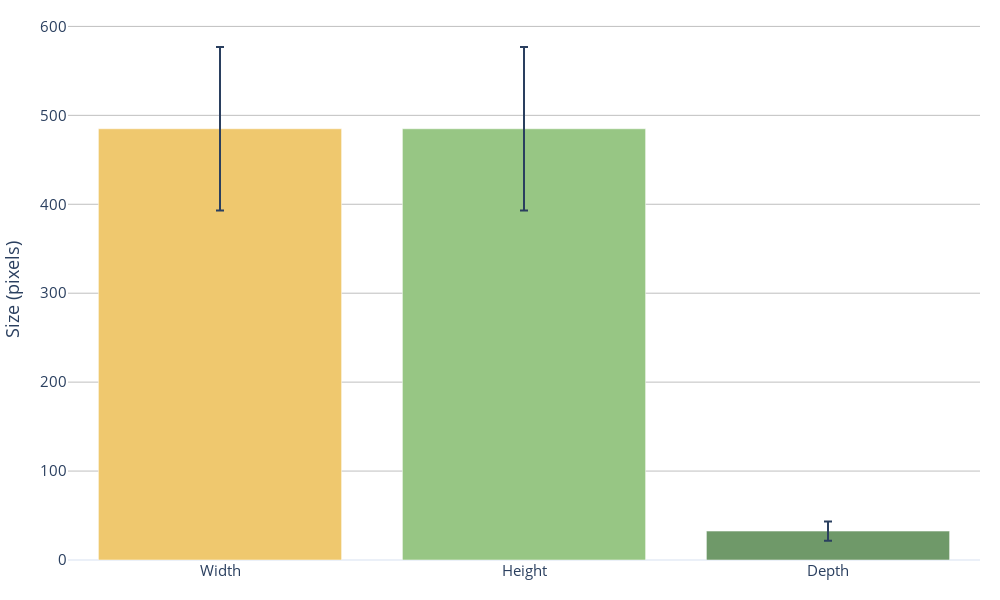

Write notebook code for a chart like this one.
### Code cell
plot_size_variability_plotly(['Width', 'Height', 'Depth'],
                            [mean_width_axial, mean_height_axial, mean_depth_axial],
                            [std_width_axial, std_height_axial, std_depth_axial], 
                            colors,
                            'T2w Axial',
                            save_as_pdf=True)

### Figure 1 — Plotly figure (JSON) as saved in the notebook; plotly's stock layout.template omitted (floating-point values rounded to 4 significant figures)
{"data": [{"error_y": {"array": [91.96, 91.96, 10.88], "type": "data", "visible": true}, "marker": {"color": ["#efc86e", "#97c684", "#6f9969", "#aab5d5", "#808fe1", "#5c66a8", "#454a74"]}, "type": "bar", "x": ["Width", "Height", "Depth"], "y": [484.9, 484.9, 32.52]}], "layout": {"autosize": false, "font": {"size": 15}, "height": 600, "margin": {"b": 40, "l": 20, "pad": 0, "r": 20, "t": 20}, "width": 1000, "yaxis": {"gridcolor": "rgba(128,128,128,0.5)", "title": {"text": "Size (pixels)"}}}}
